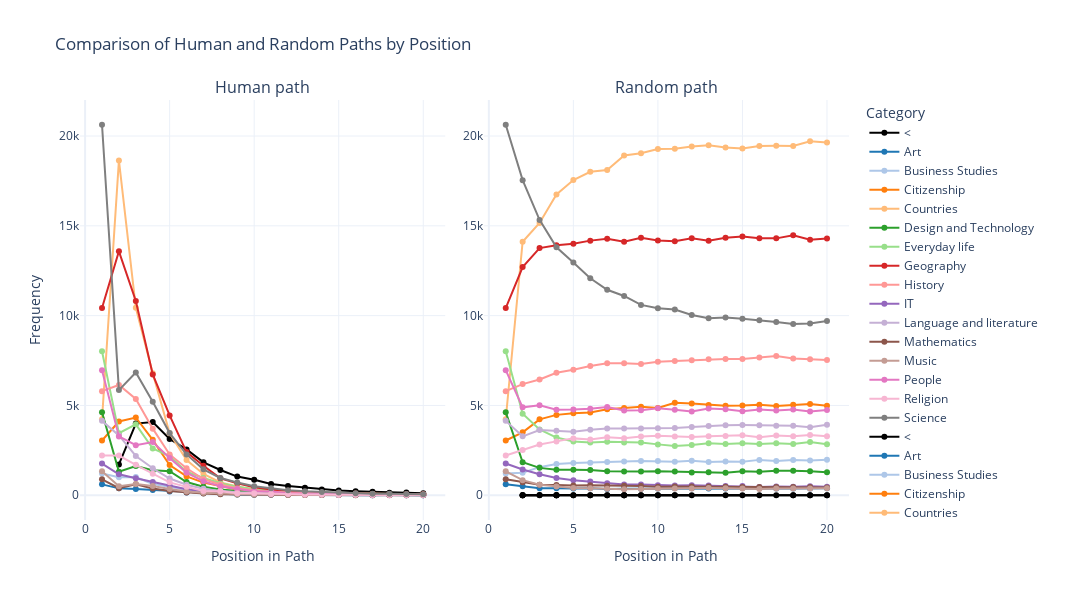

Notebook source saved alongside this figure:
### Code cell
# Extract and sort categories
categories = sorted(df_article["category"].unique())
palette_category = sn.color_palette("tab20", len(categories))

categories.append("<")  # Add `<` to the category list
palette_category = [f"rgb({r*255},{g*255},{b*255})" for r, g, b in palette_category]
color_mapping = dict(zip(categories, palette_category))
color_mapping["<"] = "rgb(0,0,0)"  # Explicitly assign black to `<`

fig = make_subplots(
    rows=1, cols=2, subplot_titles=("Human path", "Random path"),
    horizontal_spacing=0.05
)

unique_categories = sorted(df_position_data['Category'].unique())
for category in unique_categories:
    category_data = df_position_data[df_position_data['Category'] == category]
    fig.add_trace(
        go.Scatter(
            x=category_data['Position'], 
            y=category_data['Frequency'],
            mode="lines+markers",
            name=category,
            line=dict(color=color_mapping.get(category, "rgb(0,0,0)"))  # Use black as default if not mapped
        ), row=1, col=1
    )

unique_categories = sorted(df_position_data_random['Category'].unique())
for category in unique_categories:
    category_data = df_position_data_random[df_position_data_random['Category'] == category]
    fig.add_trace(
        go.Scatter(
            x=category_data['Position'], 
            y=category_data['Frequency'],
            mode="lines+markers",
            name=category,
            line=dict(color=color_mapping.get(category, "rgb(0,0,0)"))  # Use black as default if not mapped
        ), row=1, col=2
    )
fig.update_layout(
    title="Comparison of Human and Random Paths by Position",
    xaxis_title="Position in Path",
    yaxis=dict(title="Frequency"),
    xaxis2_title="Position in Path",
    legend_title_text="Category",
    template="plotly_white",
    width=1200,
    height=600
)   
    
fig.show()

### Figure 1 — Plotly figure (JSON) as saved in the notebook; plotly's stock layout.template omitted (floating-point values rounded to 4 significant figures)
{"data": [{"line": {"color": "rgb(0,0,0)"}, "mode": "lines+markers", "name": "<", "type": "scatter", "x": [2, 3, 4, 5, 6, 7, 8, 9, 10, 11, 12, 13, 14, 15, 16, 17, 18, 19, 20], "xaxis": "x", "y": [1718, 3991, 4082, 3131, 2551, 1832, 1405, 1040, 860, 632, 518, 422, 318, 261, 223, 195, 144, 151, 106], "yaxis": "y"}, {"line": {"color": "rgb(31.0,119.0,180.0)"}, "mode": "lines+markers", "name": "Art", "type": "scatter", "x": [1, 2, 3, 4, 5, 6, 7, 8, 9, 10, 11, 12, 13, 14, 15, 16, 17, 18, 19, 20], "xaxis": "x", "y": [608, 385, 342, 291, 216, 158, 107, 69, 45, 33, 23, 25, 25, 12, 13, 14, 6, 10, 3, 6], "yaxis": "y"}, {"line": {"color": "rgb(174.0,199.0,232.0)"}, "mode": "lines+markers", "name": "Business Studies", "type": "scatter", "x": [1, 2, 3, 4, 5, 6, 7, 8, 9, 10, 11, 12, 13, 14, 15, 16, 17, 18, 19, 20], "xaxis": "x", "y": [1213, 1009, 1019, 632, 475, 291, 191, 156, 91, 57, 51, 49, 21, 32, 15, 14, 14, 9, 3, 6], "yaxis": "y"}, {"line": {"color": "rgb(255.0,127.0,14.0)"}, "mode": "lines+markers", "name": "Citizenship", "type": "scatter", "x": [1, 2, 3, 4, 5, 6, 7, 8, 9, 10, 11, 12, 13, 14, 15, 16, 17, 18, 19, 20], "xaxis": "x", "y": [3049, 4107, 4329, 3085, 1687, 1050, 707, 496, 325, 244, 161, 130, 128, 86, 62, 50, 45, 43, 30, 26], "yaxis": "y"}, {"line": {"color": "rgb(255.0,187.0,120.0)"}, "mode": "lines+markers", "name": "Countries", "type": "scatter", "x": [1, 2, 3, 4, 5, 6, 7, 8, 9, 10, 11, 12, 13, 14, 15, 16, 17, 18, 19, 20], "xaxis": "x", "y": [4232, 18643, 10438, 6795, 3446, 1964, 1187, 711, 485, 300, 253, 168, 118, 123, 79, 53, 58, 43, 43, 37], "yaxis": "y"}, {"line": {"color": "rgb(44.0,160.0,44.0)"}, "mode": "lines+markers", "name": "Design and Technology", "type": "scatter", "x": [1, 2, 3, 4, 5, 6, 7, 8, 9, 10, 11, 12, 13, 14, 15, 16, 17, 18, 19, 20], "xaxis": "x", "y": [4626, 1314, 1623, 1395, 1338, 739, 476, 318, 239, 155, 120, 84, 67, 48, 39, 32, 25, 26, 11, 10], "yaxis": "y"}, {"line": {"color": "rgb(152.0,223.0,138.0)"}, "mode": "lines+markers", "name": "Everyday life", "type": "scatter", "x": [1, 2, 3, 4, 5, 6, 7, 8, 9, 10, 11, 12, 13, 14, 15, 16, 17, 18, 19, 20], "xaxis": "x", "y": [8020, 3455, 3950, 2602, 2186, 1308, 959, 674, 469, 349, 296, 216, 172, 142, 121, 91, 76, 60, 48, 41], "yaxis": "y"}, {"line": {"color": "rgb(214.0,39.0,40.0)"}, "mode": "lines+markers", "name": "Geography", "type": "scatter", "x": [1, 2, 3, 4, 5, 6, 7, 8, 9, 10, 11, 12, 13, 14, 15, 16, 17, 18, 19, 20], "xaxis": "x", "y": [10425, 13580, 10817, 6726, 4446, 2404, 1640, 942, 665, 442, 327, 251, 177, 141, 115, 99, 66, 62, 52, 55], "yaxis": "y"}, {"line": {"color": "rgb(255.0,152.0,150.0)"}, "mode": "lines+markers", "name": "History", "type": "scatter", "x": [1, 2, 3, 4, 5, 6, 7, 8, 9, 10, 11, 12, 13, 14, 15, 16, 17, 18, 19, 20], "xaxis": "x", "y": [5796, 6142, 5358, 3710, 2273, 1502, 900, 599, 395, 277, 184, 151, 116, 80, 64, 56, 53, 38, 31, 32], "yaxis": "y"}, {"line": {"color": "rgb(148.0,103.0,189.0)"}, "mode": "lines+markers", "name": "IT", "type": "scatter", "x": [1, 2, 3, 4, 5, 6, 7, 8, 9, 10, 11, 12, 13, 14, 15, 16, 17, 18, 19, 20], "xaxis": "x", "y": [1766, 1165, 946, 740, 525, 338, 218, 157, 92, 80, 57, 39, 28, 26, 20, 18, 16, 10, 13, 8], "yaxis": "y"}, {"line": {"color": "rgb(197.0,176.0,213.0)"}, "mode": "lines+markers", "name": "Language and literature", "type": "scatter", "x": [1, 2, 3, 4, 5, 6, 7, 8, 9, 10, 11, 12, 13, 14, 15, 16, 17, 18, 19, 20], "xaxis": "x", "y": [4142, 3331, 2188, 1502, 931, 585, 360, 245, 173, 158, 84, 65, 45, 48, 29, 31, 26, 22, 17, 21], "yaxis": "y"}, {"line": {"color": "rgb(140.0,86.0,75.0)"}, "mode": "lines+markers", "name": "Mathematics", "type": "scatter", "x": [1, 2, 3, 4, 5, 6, 7, 8, 9, 10, 11, 12, 13, 14, 15, 16, 17, 18, 19, 20], "xaxis": "x", "y": [890, 397, 608, 374, 237, 152, 99, 55, 38, 29, 22, 20, 14, 10, 12, 6, 5, 7, 2, 1], "yaxis": "y"}, {"line": {"color": "rgb(196.0,156.0,148.0)"}, "mode": "lines+markers", "name": "Music", "type": "scatter", "x": [1, 2, 3, 4, 5, 6, 7, 8, 9, 10, 11, 12, 13, 14, 15, 16, 17, 18, 19, 20], "xaxis": "x", "y": [1334, 501, 621, 512, 350, 206, 145, 106, 55, 45, 43, 27, 20, 18, 16, 11, 13, 10, 5, 12], "yaxis": "y"}, {"line": {"color": "rgb(227.0,119.0,194.0)"}, "mode": "lines+markers", "name": "People", "type": "scatter", "x": [1, 2, 3, 4, 5, 6, 7, 8, 9, 10, 11, 12, 13, 14, 15, 16, 17, 18, 19, 20], "xaxis": "x", "y": [6965, 3275, 2791, 2966, 2071, 1253, 781, 497, 351, 229, 207, 118, 96, 81, 75, 62, 33, 38, 33, 25], "yaxis": "y"}, {"line": {"color": "rgb(247.0,182.0,210.0)"}, "mode": "lines+markers", "name": "Religion", "type": "scatter", "x": [1, 2, 3, 4, 5, 6, 7, 8, 9, 10, 11, 12, 13, 14, 15, 16, 17, 18, 19, 20], "xaxis": "x", "y": [2212, 2213, 1694, 1204, 719, 468, 242, 221, 116, 106, 74, 65, 41, 42, 26, 22, 19, 20, 16, 13], "yaxis": "y"}, {"line": {"color": "rgb(127.0,127.0,127.0)"}, "mode": "lines+markers", "name": "Science", "type": "scatter", "x": [1, 2, 3, 4, 5, 6, 7, 8, 9, 10, 11, 12, 13, 14, 15, 16, 17, 18, 19, 20], "xaxis": "x", "y": [20627, 5854, 6838, 5206, 3462, 2276, 1445, 964, 715, 504, 391, 275, 219, 181, 148, 119, 91, 82, 68, 54], "yaxis": "y"}, {"line": {"color": "rgb(0,0,0)"}, "mode": "lines+markers", "name": "<", "type": "scatter", "x": [3, 4, 5, 6, 7, 8, 9, 10, 11, 12, 15, 18, 19, 20], "xaxis": "x2", "y": [8, 3, 6, 3, 1, 1, 3, 2, 2, 1, 3, 1, 2, 2], "yaxis": "y2"}, {"line": {"color": "rgb(31.0,119.0,180.0)"}, "mode": "lines+markers", "name": "Art", "type": "scatter", "x": [1, 2, 3, 4, 5, 6, 7, 8, 9, 10, 11, 12, 13, 14, 15, 16, 17, 18, 19, 20], "xaxis": "x2", "y": [608, 508, 395, 394, 370, 392, 350, 356, 362, 379, 385, 395, 371, 374, 401, 395, 381, 381, 378, 384], "yaxis": "y2"}, {"line": {"color": "rgb(174.0,199.0,232.0)"}, "mode": "lines+markers", "name": "Business Studies", "type": "scatter", "x": [1, 2, 3, 4, 5, 6, 7, 8, 9, 10, 11, 12, 13, 14, 15, 16, 17, 18, 19, 20], "xaxis": "x2", "y": [1213, 1252, 1565, 1737, 1796, 1811, 1855, 1880, 1905, 1901, 1863, 1923, 1847, 1886, 1872, 1970, 1902, 1964, 1936, 1973], "yaxis": "y2"}, {"line": {"color": "rgb(255.0,127.0,14.0)"}, "mode": "lines+markers", "name": "Citizenship", "type": "scatter", "x": [1, 2, 3, 4, 5, 6, 7, 8, 9, 10, 11, 12, 13, 14, 15, 16, 17, 18, 19, 20], "xaxis": "x2", "y": [3049, 3504, 4227, 4475, 4570, 4612, 4790, 4859, 4928, 4865, 5150, 5104, 5031, 4984, 5000, 5041, 4964, 5039, 5082, 4990], "yaxis": "y2"}, {"line": {"color": "rgb(255.0,187.0,120.0)"}, "mode": "lines+markers", "name": "Countries", "type": "scatter", "x": [1, 2, 3, 4, 5, 6, 7, 8, 9, 10, 11, 12, 13, 14, 15, 16, 17, 18, 19, 20], "xaxis": "x2", "y": [4232, 14114, 15161, 16749, 17551, 18009, 18111, 18918, 19039, 19273, 19290, 19416, 19482, 19364, 19299, 19445, 19453, 19447, 19708, 19634], "yaxis": "y2"}, {"line": {"color": "rgb(44.0,160.0,44.0)"}, "mode": "lines+markers", "name": "Design and Technology", "type": "scatter", "x": [1, 2, 3, 4, 5, 6, 7, 8, 9, 10, 11, 12, 13, 14, 15, 16, 17, 18, 19, 20], "xaxis": "x2", "y": [4626, 1839, 1525, 1421, 1420, 1406, 1335, 1319, 1324, 1335, 1317, 1270, 1277, 1252, 1343, 1308, 1364, 1370, 1331, 1288], "yaxis": "y2"}, {"line": {"color": "rgb(0,0,0)"}, "mode": "lines+markers", "name": "Duchenne muscular dystrophy", "type": "scatter", "x": [2, 4], "xaxis": "x2", "y": [5, 2], "yaxis": "y2"}, {"line": {"color": "rgb(152.0,223.0,138.0)"}, "mode": "lines+markers", "name": "Everyday life", "type": "scatter", "x": [1, 2, 3, 4, 5, 6, 7, 8, 9, 10, 11, 12, 13, 14, 15, 16, 17, 18, 19, 20], "xaxis": "x2", "y": [8020, 4535, 3668, 3212, 2991, 2934, 2978, 2937, 2931, 2833, 2739, 2804, 2895, 2856, 2891, 2854, 2889, 2849, 2962, 2846], "yaxis": "y2"}, {"line": {"color": "rgb(214.0,39.0,40.0)"}, "mode": "lines+markers", "name": "Geography", "type": "scatter", "x": [1, 2, 3, 4, 5, 6, 7, 8, 9, 10, 11, 12, 13, 14, 15, 16, 17, 18, 19, 20], "xaxis": "x2", "y": [10425, 12706, 13760, 13915, 14001, 14176, 14286, 14116, 14334, 14182, 14148, 14310, 14168, 14336, 14409, 14302, 14302, 14473, 14231, 14294], "yaxis": "y2"}, {"line": {"color": "rgb(255.0,152.0,150.0)"}, "mode": "lines+markers", "name": "History", "type": "scatter", "x": [1, 2, 3, 4, 5, 6, 7, 8, 9, 10, 11, 12, 13, 14, 15, 16, 17, 18, 19, 20], "xaxis": "x2", "y": [5796, 6188, 6442, 6822, 6982, 7195, 7346, 7347, 7302, 7439, 7473, 7512, 7574, 7582, 7588, 7672, 7754, 7615, 7579, 7535], "yaxis": "y2"}, {"line": {"color": "rgb(148.0,103.0,189.0)"}, "mode": "lines+markers", "name": "IT", "type": "scatter", "x": [1, 2, 3, 4, 5, 6, 7, 8, 9, 10, 11, 12, 13, 14, 15, 16, 17, 18, 19, 20], "xaxis": "x2", "y": [1766, 1437, 1168, 960, 838, 762, 666, 606, 603, 556, 545, 558, 541, 512, 517, 461, 494, 468, 499, 475], "yaxis": "y2"}, {"line": {"color": "rgb(0,0,0)"}, "mode": "lines+markers", "name": "Klinefelter's syndrome", "type": "scatter", "x": [8], "xaxis": "x2", "y": [1], "yaxis": "y2"}, {"line": {"color": "rgb(197.0,176.0,213.0)"}, "mode": "lines+markers", "name": "Language and literature", "type": "scatter", "x": [1, 2, 3, 4, 5, 6, 7, 8, 9, 10, 11, 12, 13, 14, 15, 16, 17, 18, 19, 20], "xaxis": "x2", "y": [4142, 3281, 3632, 3591, 3530, 3648, 3722, 3711, 3714, 3724, 3744, 3797, 3858, 3904, 3908, 3903, 3874, 3875, 3787, 3931], "yaxis": "y2"}, {"line": {"color": "rgb(0,0,0)"}, "mode": "lines+markers", "name": "Local community", "type": "scatter", "x": [2], "xaxis": "x2", "y": [1], "yaxis": "y2"}, {"line": {"color": "rgb(140.0,86.0,75.0)"}, "mode": "lines+markers", "name": "Mathematics", "type": "scatter", "x": [1, 2, 3, 4, 5, 6, 7, 8, 9, 10, 11, 12, 13, 14, 15, 16, 17, 18, 19, 20], "xaxis": "x2", "y": [890, 723, 592, 568, 539, 559, 525, 527, 515, 472, 492, 487, 483, 468, 459, 459, 461, 455, 458, 427], "yaxis": "y2"}, {"line": {"color": "rgb(196.0,156.0,148.0)"}, "mode": "lines+markers", "name": "Music", "type": "scatter", "x": [1, 2, 3, 4, 5, 6, 7, 8, 9, 10, 11, 12, 13, 14, 15, 16, 17, 18, 19, 20], "xaxis": "x2", "y": [1334, 841, 587, 485, 408, 390, 360, 338, 347, 370, 378, 381, 402, 396, 370, 345, 374, 378, 372, 394], "yaxis": "y2"}, {"line": {"color": "rgb(0,0,0)"}, "mode": "lines+markers", "name": "Osteomalacia", "type": "scatter", "x": [2, 3, 4, 5, 6, 7, 8, 9, 10, 11, 14, 17, 18, 19, 20], "xaxis": "x2", "y": [2, 3, 4, 3, 1, 1, 2, 2, 2, 1, 3, 1, 2, 2, 1], "yaxis": "y2"}, {"line": {"color": "rgb(227.0,119.0,194.0)"}, "mode": "lines+markers", "name": "People", "type": "scatter", "x": [1, 2, 3, 4, 5, 6, 7, 8, 9, 10, 11, 12, 13, 14, 15, 16, 17, 18, 19, 20], "xaxis": "x2", "y": [6965, 4897, 5013, 4760, 4775, 4814, 4912, 4715, 4732, 4849, 4756, 4668, 4833, 4790, 4671, 4771, 4713, 4771, 4659, 4743], "yaxis": "y2"}, {"line": {"color": "rgb(0,0,0)"}, "mode": "lines+markers", "name": "Pikachu", "type": "scatter", "x": [2, 4, 16], "xaxis": "x2", "y": [3, 1, 1], "yaxis": "y2"}, {"line": {"color": "rgb(247.0,182.0,210.0)"}, "mode": "lines+markers", "name": "Religion", "type": "scatter", "x": [1, 2, 3, 4, 5, 6, 7, 8, 9, 10, 11, 12, 13, 14, 15, 16, 17, 18, 19, 20], "xaxis": "x2", "y": [2212, 2526, 2828, 3000, 3167, 3109, 3227, 3176, 3265, 3310, 3277, 3239, 3292, 3300, 3346, 3231, 3330, 3288, 3356, 3282], "yaxis": "y2"}, {"line": {"color": "rgb(127.0,127.0,127.0)"}, "mode": "lines+markers", "name": "Science", "type": "scatter", "x": [1, 2, 3, 4, 5, 6, 7, 8, 9, 10, 11, 12, 13, 14, 15, 16, 17, 18, 19, 20], "xaxis": "x2", "y": [20627, 17543, 15331, 13806, 12958, 12084, 11440, 11096, 10599, 10413, 10345, 10040, 9851, 9898, 9828, 9747, 9649, 9529, 9563, 9706], "yaxis": "y2"}], "layout": {"annotations": [{"font": {"size": 16}, "showarrow": false, "text": "Human path", "x": 0.2375, "xanchor": "center", "xref": "paper", "y": 1, "yanchor": "bottom", "yref": "paper"}, {"font": {"size": 16}, "showarrow": false, "text": "Random path", "x": 0.7625, "xanchor": "center", "xref": "paper", "y": 1, "yanchor": "bottom", "yref": "paper"}], "height": 600, "legend": {"title": {"text": "Category"}}, "title": {"text": "Comparison of Human and Random Paths by Position"}, "width": 1200, "xaxis": {"anchor": "y", "domain": [0, 0.475], "title": {"text": "Position in Path"}}, "xaxis2": {"anchor": "y2", "domain": [0.525, 1], "title": {"text": "Position in Path"}}, "yaxis": {"anchor": "x", "domain": [0, 1], "title": {"text": "Frequency"}}, "yaxis2": {"anchor": "x2", "domain": [0, 1]}}}
